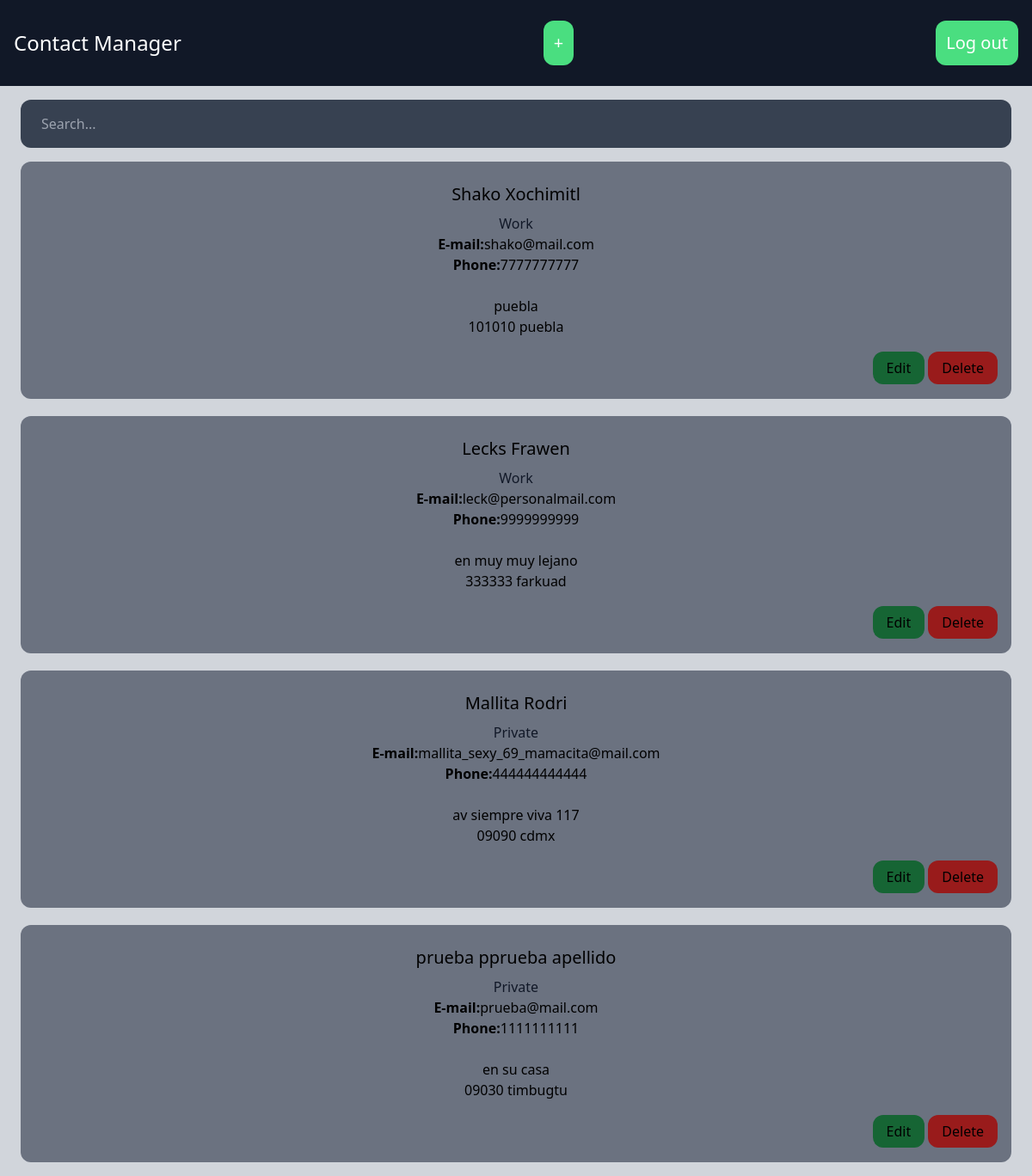
The app's page / (signed in) with its own data.
### contact/models.py (models this page shows)
class Contact(models.Model):
    category = models.ForeignKey(Category, related_name='contacts', on_delete=models.CASCADE)
    first_name = models.CharField(max_length=255)
    last_name = models.CharField(max_length=255)
    email = models.EmailField()
    phone = models.CharField(max_length=255)
    address = models.CharField(max_length=255)
    zipcode = models.CharField(max_length=255)
    city = models.CharField(max_length=255)
    created_by = models.ForeignKey(User, related_name='contacts', on_delete=models.CASCADE)

class Category(models.Model):
    title = models.CharField(max_length=255)

### core/views.py (the view, shortened to what this page needs)
# urls.py: path('', frontpage, name='frontpage'),
@login_required
def frontpage(request):
    contacts = Contact.objects.filter(created_by=request.user)
    query = request.GET.get('query', '')
    return render(request, 'core/frontpage.html', {
        'contacts': contacts
    })

### core/templates/core/frontpage.html
{% extends 'core/base.html' %}
{% block content %}
    <div class="mb-4">
        <form method="get" action=".">
            <input type="text" name="query" placeholder="Search..." class="w-full py-4 px-6 rounded-xl bg-gray-700 text-white">
        </form>
    </div>
    <div class="space-y-5">
        {% for contact in contacts %}
            <div class="px-4 py-6 text-center bg-gray-500 rounded-xl">
                <h2 class="mb-2 text-xl">{{ contact.first_name }} {{ contact.last_name }}</h2>
                <h3 class="text-5m text-gray-900">{{ contact.category.title }}</h3>
                <p><strong>E-mail:</strong>{{ contact.email }}</p>
                <p><strong>Phone:</strong>{{ contact.phone }}</p>
                <p class="mt-6">
                    {{ contact.address }}<br>
                    {{ contact.zipcode }} {{contact.city }}
                </p>
                <div class="mt-6 items-end text-right">
                    <a href="{% url 'contact:edit' contact.id %}" class="px-4 py-2 bg-green-800 text_white rounded-xl">Edit</a>
                    <a href="{% url 'contact:delete' contact.id %}" class="px-4 py-2 bg-red-800 text_white rounded-xl">Delete</a>
                </div>
            </div>
        {% empty %}
            <div class="px-4 py-6 text-center bg-gray-500 rounded-xl">
                <p>No results...</p>
            </div>
        {% endfor %}
    </div>
{% endblock %}

### records on screen
Contact: first_name "Shako", last_name "Xochimitl", category "Work", email "shako@mail.com", phone "7777777777", address "puebla", zipcode "101010", city "puebla"
Contact: first_name "Lecks", last_name "Frawen", category "Work", email "leck@personalmail.com", phone "9999999999", address "en muy muy lejano", zipcode "333333", city "farkuad"
Contact: first_name "Mallita", last_name "Rodri", category "Private", email "mallita_sexy_69_mamacita@mail.com", phone "444444444444", address "av siempre viva 117", zipcode "09090", city "cdmx"
Contact: first_name "prueba", last_name "pprueba apellido", category "Private", email "prueba@mail.com", phone "1111111111", address "en su casa", zipcode "09030", city "timbugtu"
